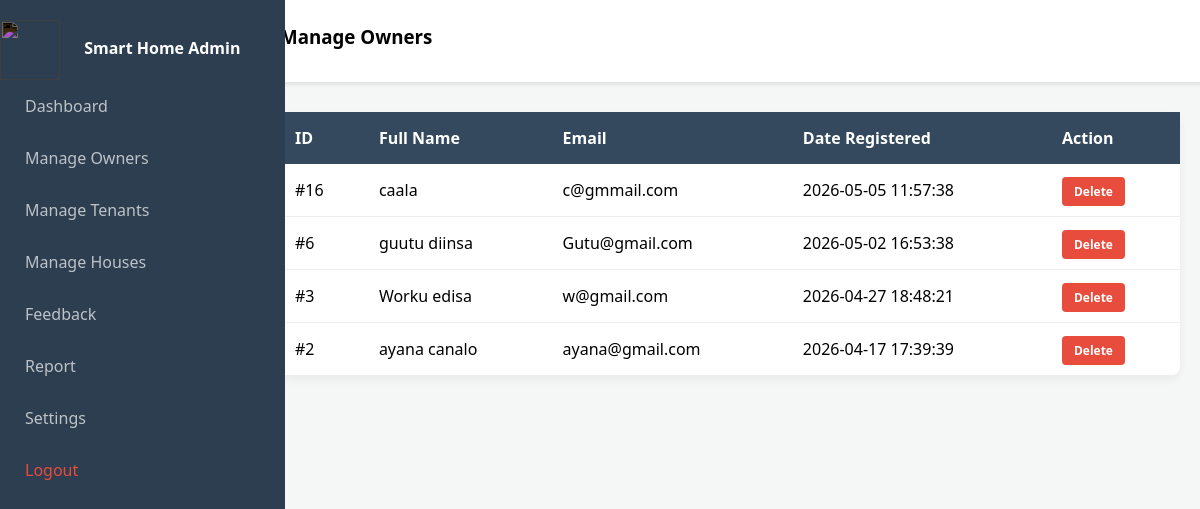
Screenshot of /manage_owners.php (signed in) with the database file from the repository.
### tables this page shows
CREATE TABLE `users` (
  `id` int(11) NOT NULL,
  `full_name` varchar(100) NOT NULL,
  `email` varchar(100) NOT NULL,
  `phone_number` varchar(15) NOT NULL,
  `password` varchar(255) NOT NULL,
  `role` enum('tenant','owner','admin') NOT NULL DEFAULT 'tenant',
  `created_at` timestamp NOT NULL DEFAULT current_timestamp()
);

### manage_owners.php (the view, shortened to what this page needs)
<?php
require_once 'dbconnect.php';
$query = "SELECT id, full_name, email, created_at FROM users WHERE role = 'owner' ORDER BY id DESC";
$stmt = mysqli_prepare($conn, $query);
if ($stmt) {
    mysqli_stmt_execute($stmt);
    $result = mysqli_stmt_get_result($stmt);
} else {
    die("Database execution failed: " . mysqli_error($conn));
}
?>
<!DOCTYPE html>
<html>
<head>
    <link rel="stylesheet" type="text/css" href="style.css">
</head>
<body>
<?php include 'admin_nav.php'; ?>
<div class="main-content" style="padding: 20px;">
    <div class="admin-header">
        <h3>Manage Owners</h3>
    </div>
    <table width="100%" border="0" cellpadding="15" style="background: white; border-radius: 10px; border-collapse: collapse; box-shadow: 0 4px 8px rgba(0,0,0,0.05);">
        <thead>
            <tr style="background: #34495e; color: white; text-align: left;">
                <th>ID</th>
                <th>Full Name</th>
                <th>Email</th>
                <th>Date Registered</th>
                <th>Action</th>
            </tr>
        </thead>
        <tbody>
        <?php if (mysqli_num_rows($result) > 0): ?>
            <?php while($row = mysqli_fetch_assoc($result)): ?>
            <tr style="border-bottom: 1px solid #eee;">
                <td>#<?php echo htmlspecialchars($row['id']); ?></td>
                <td><?php echo htmlspecialchars($row['full_name']); ?></td>
                <td><?php echo htmlspecialchars($row['email']); ?></td>
                <td><?php echo htmlspecialchars($row['created_at']); ?></td>
                <td>
                    <a href="delete_user.php?id=<?php echo htmlspecialchars($row['id']); ?>"
                       onclick="return confirm('Are you sure you want to delete this owner?')"
                       style="color: white; background: #e74c3c; padding: 6px 12px; text-decoration: none; border-radius: 4px; font-size: 12px; font-weight: bold;">
                       Delete
                    </a>
                </td>
            </tr>
            <?php endwhile; ?>
        <?php else: ?>
            <tr>
                <td colspan="5" style="text-align: center; padding: 40px; color: #666;">No house owners found registered.</td>
            </tr>
        <?php endif; ?>
        </tbody>
    </table>
</div>
</body>
</html>

### admin_nav.php (style rules this page uses)
body { font-family: 'Segoe UI', Tahoma, Geneva, Verdana, sans-serif; margin: 0; display: flex; background: #f4f7f6; }
.main-content { margin-left: 260px; flex-grow: 1; padding: 30px; }
.admin-header { background: white; padding: 15px 30px; margin: -30px -30px 30px -30px; box-shadow: 0 2px 5px rgba(0,0,0,0.1); display: flex; justify-content: space-between; align-items: center; }

### rows the page displays
users: id "16", full_name "caala", email "c@gmmail.com", created_at "2026-05-05 11:57:38"
users: id "6", full_name "guutu diinsa", email "Gutu@gmail.com", created_at "2026-05-02 16:53:38"
users: id "3", full_name "Worku edisa", email "w@gmail.com", created_at "2026-04-27 18:48:21"
users: id "2", full_name "ayana canalo", email "ayana@gmail.com", created_at "2026-04-17 17:39:39"
